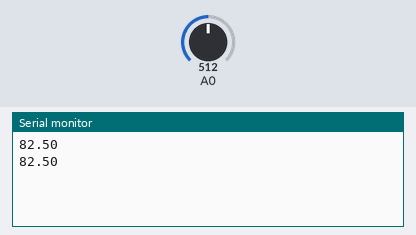
Bench run of a sketch on a simulated Arduino Uno, built with avr-gcc and run on an emulated ATmega328P. Shown: the last lines printed to the serial monitor. The inputs (shaded band) are chosen by the test bench; at power-on: A0 = 512.

Above: at 1.8 s.
1.9 s: A0 set to 716
At 2.8 s:
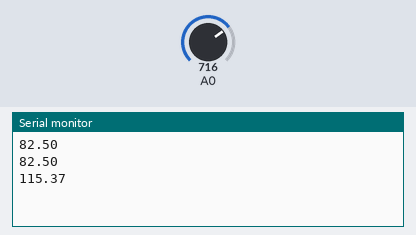
3.4 s: A0 set to 900
At 4.6 s:
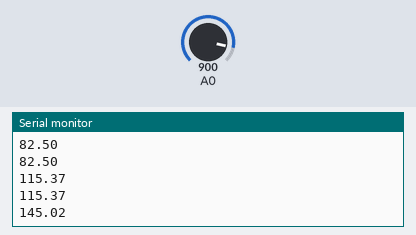
Timing chart, 0 to 6.4 s (numbered marks = the images above; inputs shaded):
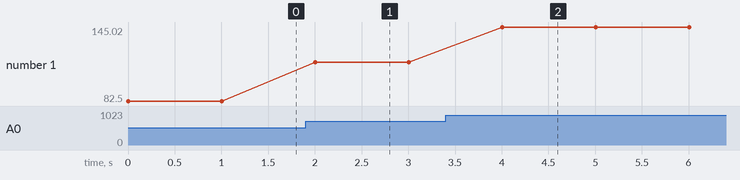

Measured:
- after the input at 1.9 s, the serial monitor: prints a new line after 0.10 s (image 1)
- after the input at 3.4 s, the serial monitor: prints a new line after 0.60 s (image 2)
- plotted number 1: 82.5 → 115.37 after the input at 1.9 s, 115.37 → 145.02 after the input at 3.4 s

The sketch:

temperatura.ino
```cpp
void setup() {
  Serial.begin(9600);
}

void loop() {
  int sensorValue = analogRead(A0);
  double voltaje = (sensorValue * 3.3) / 2048;
  double temperatura = voltaje / 0.01;
  Serial.println(temperatura);
  delay(1000);
}
```
